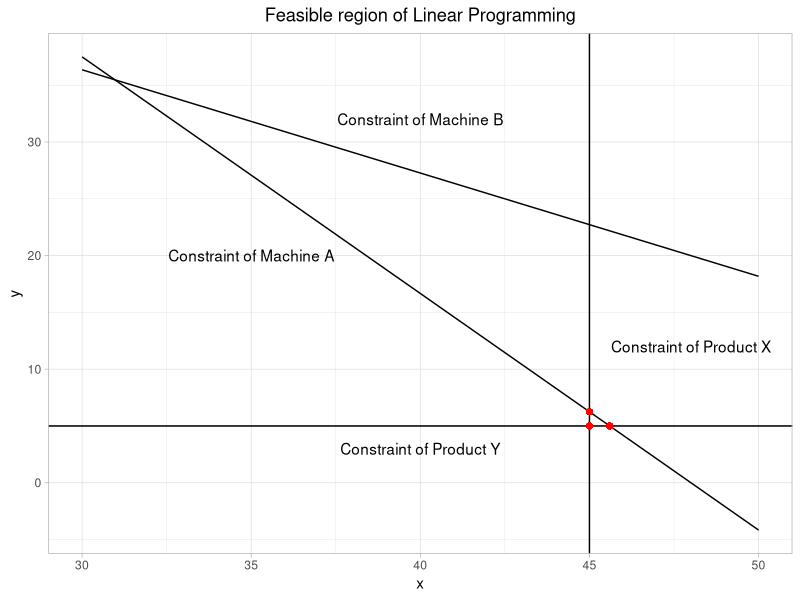
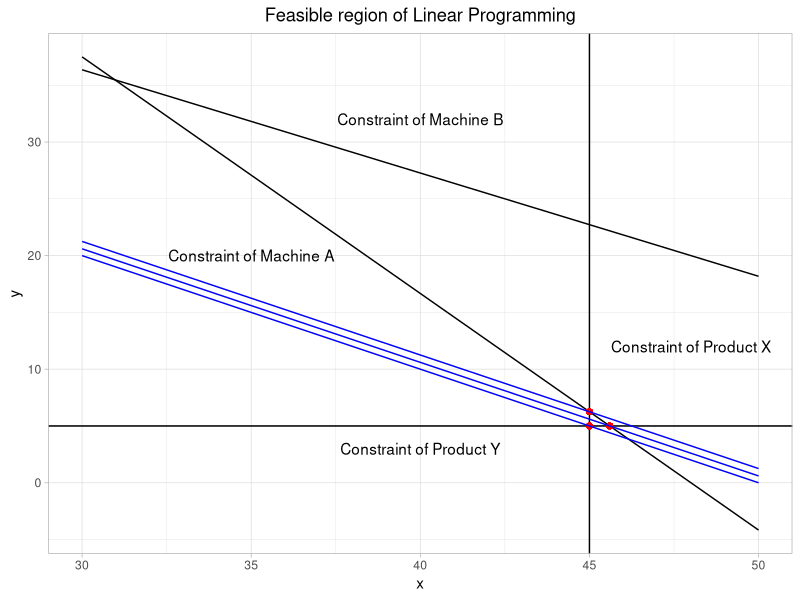

Generate these figures, in order, with R:
# HW9: Optimization
#
# In this exercise, you will use linear programming to solve a problem by
# plotting the feasible region of solution and by using programming tools.
#
# 1. A company makes two products (X and Y) using two machines (A and B).
#    Each unit of X that is produced requires 50 minutes processing time on
#    machine A and 30 minutes processing time on machine B. Each unit of Y that
#    is produced requires 24 minutes processing time on machine A and 33 minutes
#    processing time on machine B. At the start of the current week there are 30
#    units of X and 90 units of Y in stock. Available processing time on machine
#    A is forecast to be 40 hours and on machine B is forecast to be 35 hours.
#    The demand for X in the current week is forecast to be 75 units and for Y
#    is forecast to be 95 units. Company policy is to maximize the combined sum
#    of the units of X and the units of Y in stock at the end of the week.
#    Formulate the problem of deciding how much of each product to make in the
#    current week as a linear program.
#    Let's first solve this linear program graphically by plotting out the
#    feasible region.
#    To do this, you can:
#      - Load `ggplot2` package.
#      - Create a sequence `x` from 30 to 50, with step size 0.1.
#      - Use `as.data.frame()` to change `x` to a data frame.
#      - Use `ggplot()` to initialize a ggplot object.
#        Set its arguments `data` and `mapping`.
#      - Determine the constraints of the maximum running time of machine A and B,
#        represent the constraints by two lines(functions).
#      - Use `stat_function()` to draw the two lines.
#        - Use `annotate()` to add annotation for the line indicating constraint for machine A
#          - specify `x = 35`, `y = 20` and `label = "Constraint of Machine A"`
#        - Use `annotate()` to add annotation for the line indicating constraint for machine B
#          - specify `x = 40`, `y = 32` and `label = "Constraint of Machine B"`
#      - Determine what are the minimum numbers of production for X and Y
#      - Use `geom_hline()` to plot the minimum production for Y
#        - Use `annotate()` to add annotation for the line indicating constraint for Y
#          - specify `x = 40`, `y = 3` and `label = "Constraint of Product Y"`
#      - Use `geom_vline()` to plot the minimum production for X
#        - Use `annotate()` to add annotation for the line indicating constraint for X
#          - specify `x = 48`, `y = 12` and `label = "Constraint of Product X"`
#      - Determine the feasible region and indicate the region by its vertex,
#        use `geom_point()` to point out the vertex in red
#      - `labs()` to format the labels such that:
#        - `title = "Feasible region of Linear Programming"`.
#      - `theme_light()` to change the theme of plots.
#      - `theme()` to change the title and subtitle to the middle of the plot.
## Do not modify this line!

library(ggplot2)
x=seq(30,50,0.1)
x<-as.data.frame(x)
g1<-ggplot(data=x,aes(x=x))+
  stat_function(fun=function(x){(2400-50*x)/24})+
  stat_function(fun=function(x){(2100-30*x)/33})+
  annotate('text',x=35,y=20,label = "Constraint of Machine A")+
  annotate('text',x=40,y=32,label = "Constraint of Machine B")+
  geom_hline(yintercept = 5)+
  annotate('text',x = 40,y=3,label = "Constraint of Product Y")+
  geom_vline(xintercept = 45)+
  annotate('text',x = 48,y=12,label = "Constraint of Product X")+
  geom_point(aes(x=45,y=5),color='red')+
  geom_point(aes(x=45,y=(2400-50*45)/24),color='red')+
  geom_point(aes(x=(2400-5*24)/50,y=5),color='red')+
  labs(title = "Feasible region of Linear Programming")+
  theme_light()+
  theme(plot.title = element_text(hjust = 0.5))
# 2. The goal is to maximize the combined sum of the units of X and the units of
#    Y in stock at the end of the week, which is the same as to maximize the
#    combined sum of the units produced during this week.
#    For the three vertex in the `g1`, plot three parallel lines with slope -1 by
#    using `stat_function()`.
#    Can you tell what is the optimal point for this linear programming problem?
#    Save your plot into `g2` and save your answer of the optimal `x` and `y` into
#    `x1`, `y1`.
## Do not modify this line!

g2<-g1+
  stat_function(fun=function(x){-x+50},color='blue')+  
  stat_function(fun=function(x){-x+45+(2400-50*45)/24},color='blue')+
  stat_function(fun=function(x){-x+(2400-5*24)/50+5},color='blue')

x1<-45
y1<-(2400-50*45)/24
# 3. Now let's load the `lpSolve` package to solve the above problem using the
#    computational tools.
#    To do this, you should follow these steps:
#    - Create a matrix representing the constraints, the dimension should be 4*2.
#      Two rows corresponding to the constraints on machines and two rows corresponding
#      to the constraints on products.
#    - Use `lp` to solve the linear programming.
#      - specify `direction = "max"`
#      - use `>=` for all constraints in `const.dir`
#    Save the output of `lp` into `s1`.
## Do not modify this line!

library(lpSolve)
const.mat=matrix(c(-50,-24,-30,-33,1,0,0,1),ncol=2,byrow=TRUE)
const.mat

s1=lp(direction = "max", objective.in = rep(1, 2),
      const.mat = const.mat,
      const.dir =rep(">=", 4),
      const.rhs = c(-2400,-2100,45,5))

# 4. For the above problem, we only consider two variables, thus we can solve it
#    graphically, but if we have more than 3 variables to consider, the
#    graphical way is no longer straightforward.
#    Let's use the `lp` function to solve the following problem:
#    The facility has four machines of type 1, five of type 2, three of type 3
#    and seven of type 4. Each machine operates 40 hours per week. The company
#    has 5 products in total, which generate different profits and have
#    different processing time on different machines. The relationship is
#    shown in the following table:
#    Machine       Quantity   Product1  Product2  Product3  Product4  Product5
#    M1                4         1.2       1.3       0.7        0         0.5
#    M2                5         0.7       2.2       1.6       0.5         1
#    M3                3         0.9       0.7       1.3        1         0.8
#    M4                7         1.4       2.8       0.5       1.2        0.6
#    Unit ptofit $               18        25        10        12         15
#    The units of products can only be integers.The company wants to maximize
#    the profit. Solve this linear programming problem and save the output of
#    `lp` into `s2`.
#    To do this, you should follow these steps:
#    - Create a matrix representing the constraints, the dimension should be 4*5.
#      Each column represents a product and each row represents the constraint on
#      a machine.
#    - Use `lp` to solve the linear programming.
#      - specify `direction = "max"`
#      - use `<=` for all constraints in `const.dir`
#
#
## Do not modify this line!



const.mat<-matrix(c(1.2,1.3,0.7,0,0.5,
                    0.7,2.2,1.6,0.5,1,
                    0.9,0.7,1.3,1,0.8,
                    1.4,2.8,0.5,1.2,0.6),
                  nrow=4, byrow=TRUE)


s2<-lp(direction='max',objective.in=c(18,25,10,12,15),
       const.mat=const.mat,
       const.dir=rep("<=", 4),
       const.rhs=c(160,200,120,280),all.int = T)
